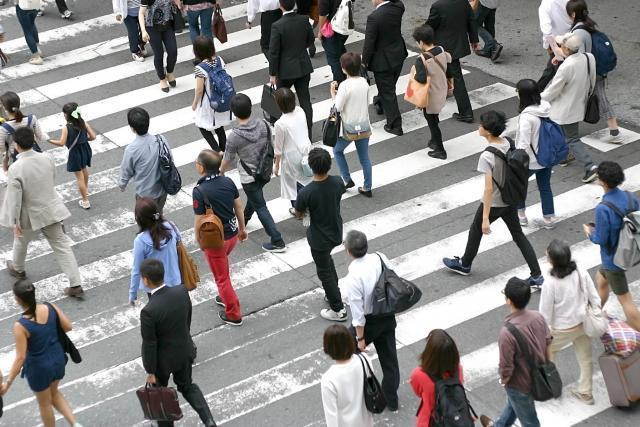
#> input picture 行人监测/person.jpg, 640 x 427 px
$ python person.py
#> lines starting #> are read from the running program, lines starting #| are printed output that depends on the picture; after the words box and inside, x2 and y2 are one past the last pixel; in counts of white or black regions, pixels touching at a corner belong together
import cv2

# 加载行人检测器
hog = cv2.HOGDescriptor()
hog.setSVMDetector(cv2.HOGDescriptor_getDefaultPeopleDetector())

# 加载图像
image = cv2.imread('person.jpg')
#> image is the input picture: shape (427, 640, 3); mean B, G, R 135.7, 135.5, 136.8

# 行人检测
boxes, weights = hog.detectMultiScale(image, winStride=(4, 4), padding=(8, 8), scale=1.05)
#> boxes = [[186, 40, 66, 131], [45, 92, 66, 132], [552, 207, 70, 140], [402, 30, 76, 152], [351, 3, 77, 153], [309, 37, 93, 186], [272, 130, 103, 206], [160, 127, 109, 218], [102, 183, 128, 244]]; weights = [0.515, 0.429, 0.385, 0.724, 0.094, 2.18, 1.45, 0.274, 0.198]

# 在图像中标记检测到的行人
for (x, y, w, h) in boxes:
    cv2.rectangle(image, (x, y), (x + w, y + h), (0, 255, 0), 2)
#> this loop made 9 passes
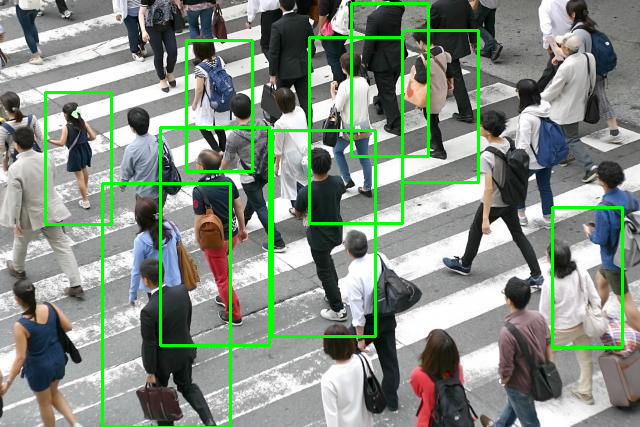
#> image: shape (427, 640, 3); 4.85% of pixels changed, all inside (x1, y1, x2, y2) = (44, 2, 624, 427)

# 显示带有行人检测结果的图像
cv2.imshow('Pedestrian Detection', image)
cv2.waitKey(0)
cv2.destroyAllWindows()

$ run again, with 行人监测/a.jpg copied over 行人监测/person.jpg
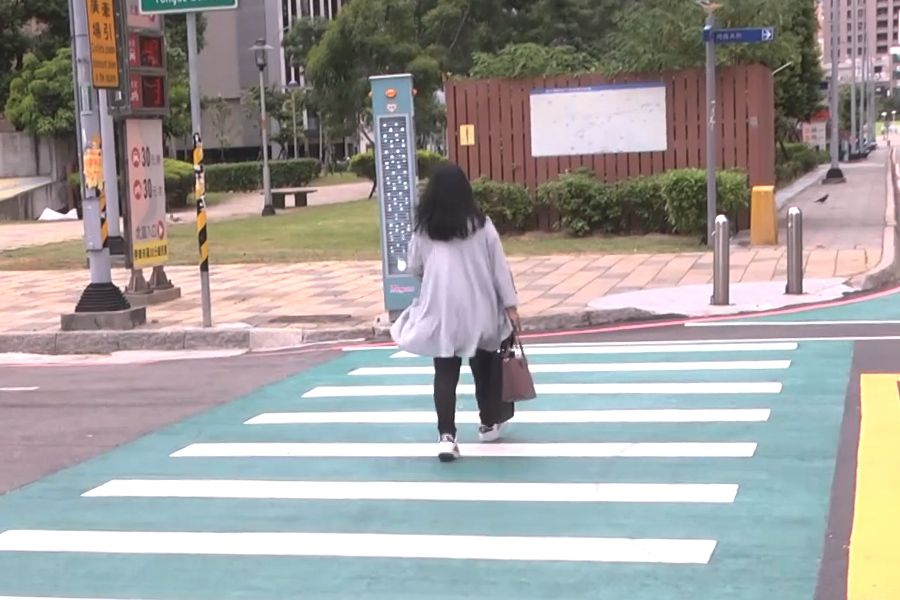
#> input picture 行人监测/a.jpg, 900 x 600 px
#> image is the input picture: shape (600, 900, 3); mean B, G, R 156.7, 158.4, 161.1
#> boxes = [[686, 179, 74, 148], [105, 158, 79, 158], [744, 125, 98, 197], [0, 11, 119, 243], [366, 130, 192, 384]]; weights = [0.982, 0.6, 0.374, 0.361, 1.53]
#> the loop `for (x, y, w, h) in boxes:` made 5 passes
#> after the loop `for (x, y, w, h) in boxes:`:
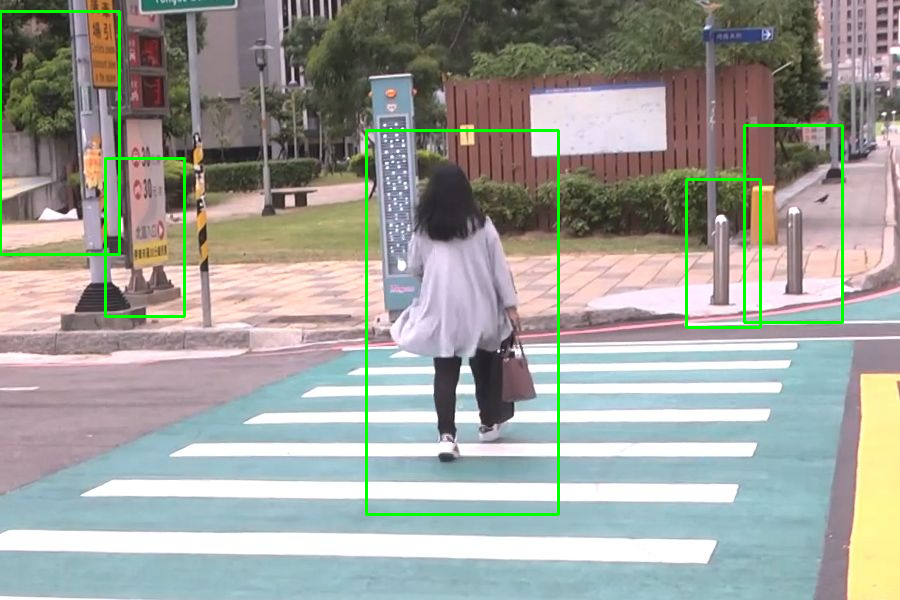
#> image: shape (600, 900, 3); 1.82% of pixels changed, all inside (x1, y1, x2, y2) = (0, 10, 844, 516)
